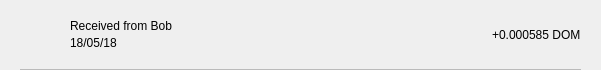
<?xml version="1.0" encoding="UTF-8"?>
<ui version="4.0">
 <class>TxRow</class>
 <widget class="QWidget" name="TxRow">
  <property name="geometry">
   <rect>
    <x>0</x>
    <y>0</y>
    <width>601</width>
    <height>70</height>
   </rect>
  </property>
  <property name="minimumSize">
   <size>
    <width>0</width>
    <height>40</height>
   </size>
  </property>
  <property name="windowTitle">
   <string>Form</string>
  </property>
  <layout class="QVBoxLayout" name="verticalLayout_3">
   <property name="spacing">
    <number>0</number>
   </property>
   <property name="leftMargin">
    <number>0</number>
   </property>
   <property name="topMargin">
    <number>0</number>
   </property>
   <property name="rightMargin">
    <number>0</number>
   </property>
   <property name="bottomMargin">
    <number>0</number>
   </property>
   <item>
    <widget class="QWidget" name="rowContainer" native="true">
     <layout class="QVBoxLayout" name="verticalLayout_2">
      <property name="spacing">
       <number>9</number>
      </property>
      <property name="leftMargin">
       <number>20</number>
      </property>
      <property name="topMargin">
       <number>9</number>
      </property>
      <property name="rightMargin">
       <number>20</number>
      </property>
      <property name="bottomMargin">
       <number>0</number>
      </property>
      <item>
       <widget class="QFrame" name="frame">
        <property name="styleSheet">
         <string notr="true">border:none;</string>
        </property>
        <property name="frameShape">
         <enum>QFrame::StyledPanel</enum>
        </property>
        <property name="frameShadow">
         <enum>QFrame::Raised</enum>
        </property>
        <layout class="QHBoxLayout" name="horizontalLayout" stretch="0,2,0">
         <property name="leftMargin">
          <number>0</number>
         </property>
         <property name="topMargin">
          <number>0</number>
         </property>
         <property name="rightMargin">
          <number>0</number>
         </property>
         <property name="bottomMargin">
          <number>0</number>
         </property>
         <item>
          <widget class="QPushButton" name="icon">
           <property name="styleSheet">
            <string notr="true">border:none;</string>
           </property>
           <property name="text">
            <string/>
           </property>
           <property name="iconSize">
            <size>
             <width>24</width>
             <height>24</height>
            </size>
           </property>
          </widget>
         </item>
         <item>
          <layout class="QVBoxLayout" name="verticalLayout">
           <property name="spacing">
            <number>3</number>
           </property>
           <property name="leftMargin">
            <number>12</number>
           </property>
           <item>
            <widget class="QLabel" name="lblAddress">
             <property name="styleSheet">
              <string notr="true"/>
             </property>
             <property name="text">
              <string>Received from Bob</string>
             </property>
             <property name="alignment">
              <set>Qt::AlignBottom|Qt::AlignLeading|Qt::AlignLeft</set>
             </property>
            </widget>
           </item>
           <item>
            <widget class="QLabel" name="lblDate">
             <property name="styleSheet">
              <string notr="true"/>
             </property>
             <property name="text">
              <string>18/05/18</string>
             </property>
             <property name="alignment">
              <set>Qt::AlignLeading|Qt::AlignLeft|Qt::AlignTop</set>
             </property>
            </widget>
           </item>
          </layout>
         </item>
         <item>
          <widget class="QLabel" name="lblAmount">
           <property name="styleSheet">
            <string notr="true"/>
           </property>
           <property name="text">
            <string>+0.000585 DOM</string>
           </property>
          </widget>
         </item>
        </layout>
       </widget>
      </item>
      <item>
       <widget class="QLabel" name="lblDivisory">
        <property name="minimumSize">
         <size>
          <width>0</width>
          <height>1</height>
         </size>
        </property>
        <property name="maximumSize">
         <size>
          <width>16777215</width>
          <height>1</height>
         </size>
        </property>
        <property name="styleSheet">
         <string notr="true">background-color:#bababa;</string>
        </property>
        <property name="text">
         <string/>
        </property>
        <property name="alignment">
         <set>Qt::AlignBottom|Qt::AlignLeading|Qt::AlignLeft</set>
        </property>
       </widget>
      </item>
     </layout>
    </widget>
   </item>
  </layout>
 </widget>
 <resources/>
 <connections/>
</ui>
